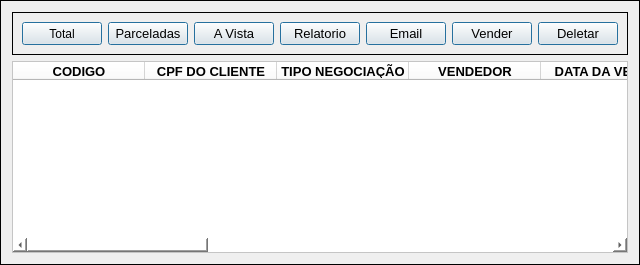
               <widget class="QFrame" name="frame_48">
                <property name="enabled">
                 <bool>true</bool>
                </property>
                <property name="styleSheet">
                 <string notr="true"/>
                </property>
                <property name="frameShape">
                 <enum>QFrame::Box</enum>
                </property>
                <property name="frameShadow">
                 <enum>QFrame::Plain</enum>
                </property>
                <layout class="QGridLayout" name="gridLayout_63">
                 <item row="0" column="0">
                  <widget class="QFrame" name="frame_50">
                   <property name="frameShape">
                    <enum>QFrame::Box</enum>
                   </property>
                   <property name="frameShadow">
                    <enum>QFrame::Plain</enum>
                   </property>
                   <layout class="QGridLayout" name="gridLayout_69">
                    <item row="0" column="0">
                     <widget class="QPushButton" name="pushButton_18">
                      <property name="maximumSize">
                       <size>
                        <width>82</width>
                        <height>70</height>
                       </size>
                      </property>
                      <property name="cursor">
                       <cursorShape>PointingHandCursor</cursorShape>
                      </property>
                      <property name="focusPolicy">
                       <enum>Qt::NoFocus</enum>
                      </property>
                      <property name="toolTip">
                       <string>Consultar vendas</string>
                      </property>
                      <property name="styleSheet">
                       <string notr="true"/>
                      </property>
                      <property name="text">
                       <string>Total</string>
                      </property>
                      <property name="icon">
                       <iconset>
                        <normaloff>../Imagens/lupa.ico</normaloff>../Imagens/lupa.ico</iconset>
                      </property>
                      <property name="iconSize">
                       <size>
                        <width>40</width>
                        <height>35</height>
                       </size>
                      </property>
                      <property name="autoDefault">
                       <bool>true</bool>
                      </property>
                      <property name="default">
                       <bool>true</bool>
                      </property>
                      <property name="flat">
                       <bool>false</bool>
                      </property>
                     </widget>
                    </item>
                    <item row="0" column="1">
                     <widget class="QPushButton" name="pushButton_19">
                      <property name="enabled">
                       <bool>true</bool>
                      </property>
                      <property name="maximumSize">
                       <size>
                        <width>82</width>
                        <height>70</height>
                       </size>
                      </property>
                      <property name="font">
                       <font>
                        <pointsize>10</pointsize>
                        <weight>50</weight>
                        <bold>false</bold>
                       </font>
                      </property>
                      <property name="cursor">
                       <cursorShape>PointingHandCursor</cursorShape>
                      </property>
                      <property name="focusPolicy">
                       <enum>Qt::NoFocus</enum>
                      </property>
                      <property name="toolTip">
                       <string>Vendas parceladas</string>
                      </property>
                      <property name="styleSheet">
                       <string notr="true"/>
                      </property>
                      <property name="text">
                       <string>Parceladas</string>
                      </property>
                      <property name="icon">
                       <iconset>
                        <normaloff>../Imagens/vendaparcelada.png</normaloff>../Imagens/vendaparcelada.png</iconset>
                      </property>
                      <property name="iconSize">
                       <size>
                        <width>92</width>
                        <height>30</height>
                       </size>
                      </property>
                      <property name="autoDefault">
                       <bool>true</bool>
                      </property>
                      <property name="default">
                       <bool>true</bool>
                      </property>
                      <property name="flat">
                       <bool>false</bool>
                      </property>
                     </widget>
                    </item>
                    <item row="0" column="2">
                     <widget class="QPushButton" name="pushButton_20">
                      <property name="maximumSize">
                       <size>
                        <width>82</width>
                        <height>70</height>
                       </size>
                      </property>
                      <property name="font">
                       <font>
                        <pointsize>10</pointsize>
                        <weight>50</weight>
                        <bold>false</bold>
                       </font>
                      </property>
                      <property name="cursor">
                       <cursorShape>PointingHandCursor</cursorShape>
                      </property>
                      <property name="focusPolicy">
                       <enum>Qt::NoFocus</enum>
                      </property>
                      <property name="toolTip">
                       <string>Vendas a vista</string>
                      </property>
                      <property name="styleSheet">
                       <string notr="true"/>
                      </property>
                      <property name="text">
                       <string>A Vista</string>
                      </property>
                      <property name="icon">
                       <iconset>
                        <normaloff>../Imagens/vendaavista.ico</normaloff>../Imagens/vendaavista.ico</iconset>
                      </property>
                      <property name="iconSize">
                       <size>
                        <width>30</width>
                        <height>64</height>
                       </size>
                      </property>
                      <property name="autoDefault">
                       <bool>true</bool>
                      </property>
                      <property name="default">
                       <bool>true</bool>
                      </property>
                      <property name="flat">
                       <bool>false</bool>
                      </property>
                     </widget>
                    </item>
                    <item row="0" column="3">
                     <widget class="QPushButton" name="geraexcel_4">
                      <property name="maximumSize">
                       <size>
                        <width>82</width>
                        <height>70</height>
                       </size>
                      </property>
                      <property name="font">
                       <font>
                        <pointsize>10</pointsize>
                        <weight>50</weight>
                        <bold>false</bold>
                       </font>
                      </property>
                      <property name="cursor">
                       <cursorShape>PointingHandCursor</cursorShape>
                      </property>
                      <property name="focusPolicy">
                       <enum>Qt::NoFocus</enum>
                      </property>
                      <property name="toolTip">
                       <string>Gerar relatorio de vendas</string>
                      </property>
                      <property name="styleSheet">
                       <string notr="true"/>
                      </property>
                      <property name="text">
                       <string>Relatorio</string>
                      </property>
                      <property name="icon">
                       <iconset>
                        <normaloff>../Imagens/excel.png</normaloff>../Imagens/excel.png</iconset>
                      </property>
                      <property name="iconSize">
                       <size>
                        <width>65</width>
                        <height>32</height>
                       </size>
                      </property>
                      <property name="shortcut">
                       <string/>
                      </property>
                      <property name="checkable">
                       <bool>false</bool>
                      </property>
                      <property name="checked">
                       <bool>false</bool>
                      </property>
                      <property name="autoDefault">
                       <bool>true</bool>
                      </property>
                      <property name="default">
                       <bool>true</bool>
                      </property>
                      <property name="flat">
                       <bool>false</bool>
                      </property>
                     </widget>
                    </item>
                    <item row="0" column="4">
                     <widget class="QPushButton" name="enviaemail_3">
                      <property name="maximumSize">
                       <size>
                        <width>82</width>
                        <height>70</height>
                       </size>
                      </property>
                      <property name="font">
                       <font>
                        <pointsize>10</pointsize>
                        <weight>50</weight>
                        <bold>false</bold>
                       </font>
                      </property>
                      <property name="cursor">
                       <cursorShape>PointingHandCursor</cursorShape>
                      </property>
                      <property name="focusPolicy">
                       <enum>Qt::NoFocus</enum>
                      </property>
                      <property name="toolTip">
                       <string>Enviar email</string>
                      </property>
                      <property name="styleSheet">
                       <string notr="true"/>
                      </property>
                      <property name="text">
                       <string>Email</string>
                      </property>
                      <property name="icon">
                       <iconset>
                        <normaloff>../Imagens/o-email.png</normaloff>../Imagens/o-email.png</iconset>
                      </property>
                      <property name="iconSize">
                       <size>
                        <width>37</width>
                        <height>50</height>
                       </size>
                      </property>
                      <property name="autoDefault">
                       <bool>true</bool>
                      </property>
                      <property name="default">
                       <bool>true</bool>
                      </property>
                      <property name="flat">
                       <bool>false</bool>
                      </property>
                     </widget>
                    </item>
                    <item row="0" column="5">
                     <widget class="QPushButton" name="realizarVendas_4">
                      <property name="maximumSize">
                       <size>
                        <width>82</width>
                        <height>70</height>
                       </size>
                      </property>
                      <property name="font">
                       <font>
                        <pointsize>10</pointsize>
                        <weight>50</weight>
                        <bold>false</bold>
                       </font>
                      </property>
                      <property name="cursor">
                       <cursorShape>PointingHandCursor</cursorShape>
                      </property>
                      <property name="focusPolicy">
                       <enum>Qt::NoFocus</enum>
                      </property>
                      <property name="toolTip">
                       <string>Enviar email</string>
                      </property>
                      <property name="styleSheet">
                       <string notr="true"/>
                      </property>
                      <property name="text">
                       <string>Vender</string>
                      </property>
                      <property name="icon">
                       <iconset>
                        <normaloff>../Imagens/carrinhodecompras.png</normaloff>../Imagens/carrinhodecompras.png</iconset>
                      </property>
                      <property name="iconSize">
                       <size>
                        <width>37</width>
                        <height>50</height>
                       </size>
                      </property>
                      <property name="autoDefault">
                       <bool>true</bool>
                      </property>
                      <property name="default">
                       <bool>true</bool>
                      </property>
                      <property name="flat">
                       <bool>false</bool>
                      </property>
                     </widget>
                    </item>
                    <item row="0" column="6">
                     <widget class="QPushButton" name="pushButton_21">
                      <property name="enabled">
                       <bool>true</bool>
                      </property>
                      <property name="maximumSize">
                       <size>
                        <width>82</width>
                        <height>70</height>
                       </size>
                      </property>
                      <property name="font">
                       <font>
                        <pointsize>10</pointsize>
                        <weight>50</weight>
                        <bold>false</bold>
                       </font>
                      </property>
                      <property name="cursor">
                       <cursorShape>PointingHandCursor</cursorShape>
                      </property>
                      <property name="focusPolicy">
                       <enum>Qt::NoFocus</enum>
                      </property>
                      <property name="toolTip">
                       <string>Dar baixa em vendas</string>
                      </property>
                      <property name="styleSheet">
                       <string notr="true"/>
                      </property>
                      <property name="text">
                       <string>Deletar</string>
                      </property>
                      <property name="icon">
                       <iconset>
                        <normaloff>../Imagens/fdelete_256.ico</normaloff>../Imagens/fdelete_256.ico</iconset>
                      </property>
                      <property name="iconSize">
                       <size>
                        <width>37</width>
                        <height>68</height>
                       </size>
                      </property>
                      <property name="autoDefault">
                       <bool>true</bool>
                      </property>
                      <property name="default">
                       <bool>true</bool>
                      </property>
                      <property name="flat">
                       <bool>false</bool>
                      </property>
                     </widget>
                    </item>
                   </layout>
                  </widget>
                 </item>
                 <item row="1" column="0">
                  <widget class="QTableWidget" name="tableWidget_5">
                   <property name="enabled">
                    <bool>true</bool>
                   </property>
                   <property name="font">
                    <font>
                     <family>Segoe UI</family>
                     <pointsize>10</pointsize>
                     <weight>50</weight>
                     <bold>false</bold>
                    </font>
                   </property>
                   <property name="styleSheet">
                    <string notr="true">background-color: rgb(85, 170, 255);
background-color: rgb(255, 255, 255);</string>
                   </property>
                   <property name="alternatingRowColors">
                    <bool>true</bool>
                   </property>
                   <property name="verticalScrollMode">
                    <enum>QAbstractItemView::ScrollPerPixel</enum>
                   </property>
                   <property name="horizontalScrollMode">
                    <enum>QAbstractItemView::ScrollPerPixel</enum>
                   </property>
                   <attribute name="horizontalHeaderMinimumSectionSize">
                    <number>35</number>
                   </attribute>
                   <attribute name="horizontalHeaderDefaultSectionSize">
                    <number>132</number>
                   </attribute>
                   <attribute name="verticalHeaderMinimumSectionSize">
                    <number>20</number>
                   </attribute>
                   <attribute name="verticalHeaderDefaultSectionSize">
                    <number>21</number>
                   </attribute>
                   <column>
                    <property name="text">
                     <string>CODIGO</string>
                    </property>
                    <property name="font">
                     <font>
                      <weight>75</weight>
                      <bold>true</bold>
                     </font>
                    </property>
                    <property name="background">
                     <color>
                      <red>85</red>
                      <green>170</green>
                      <blue>255</blue>
                     </color>
                    </property>
                   </column>
                   <column>
                    <property name="text">
                     <string>CPF DO CLIENTE</string>
                    </property>
                    <property name="font">
                     <font>
                      <weight>75</weight>
                      <bold>true</bold>
                     </font>
                    </property>
                    <property name="background">
                     <color>
                      <red>85</red>
                      <green>170</green>
                      <blue>255</blue>
                     </color>
                    </property>
                   </column>
                   <column>
                    <property name="text">
                     <string>TIPO NEGOCIAÇÃO</string>
                    </property>
                    <property name="font">
                     <font>
                      <weight>75</weight>
                      <bold>true</bold>
                     </font>
                    </property>
                    <property name="background">
                     <color>
                      <red>85</red>
                      <green>170</green>
                      <blue>255</blue>
                     </color>
                    </property>
                   </column>
                   <column>
                    <property name="text">
                     <string>VENDEDOR</string>
                    </property>
                    <property name="font">
                     <font>
                      <weight>75</weight>
                      <bold>true</bold>
                     </font>
                    </property>
                    <property name="background">
                     <color>
                      <red>85</red>
                      <green>170</green>
                      <blue>255</blue>
                     </color>
                    </property>
                   </column>
                   <column>
                    <property name="text">
                     <string>DATA DA VENDA</string>
                    </property>
                    <property name="font">
                     <font>
                      <weight>75</weight>
                      <bold>true</bold>
                     </font>
                    </property>
                    <property name="background">
                     <color>
                      <red>85</red>
                      <green>170</green>
                      <blue>255</blue>
                     </color>
                    </property>
                   </column>
                   <column>
                    <property name="text">
                     <string>VENCIMENTO</string>
                    </property>
                    <property name="font">
                     <font>
                      <weight>75</weight>
                      <bold>true</bold>
                     </font>
                    </property>
                    <property name="background">
                     <color>
                      <red>85</red>
                      <green>170</green>
                      <blue>255</blue>
                     </color>
                    </property>
                   </column>
                   <column>
                    <property name="text">
                     <string>NOME DO PRODUTO</string>
                    </property>
                    <property name="font">
                     <font>
                      <weight>75</weight>
                      <bold>true</bold>
                     </font>
                    </property>
                    <property name="background">
                     <color>
                      <red>85</red>
                      <green>170</green>
                      <blue>255</blue>
                     </color>
                    </property>
                   </column>
                   <column>
                    <property name="text">
                     <string>QUANTIDADE</string>
                    </property>
                    <property name="font">
                     <font>
                      <weight>75</weight>
                      <bold>true</bold>
                     </font>
                    </property>
                    <property name="background">
                     <color>
                      <red>85</red>
                      <green>170</green>
                      <blue>255</blue>
                     </color>
                    </property>
                   </column>
                   <column>
                    <property name="text">
                     <string>PREÇO</string>
                    </property>
                    <property name="font">
                     <font>
                      <weight>75</weight>
                      <bold>true</bold>
                     </font>
                    </property>
                    <property name="background">
                     <color>
                      <red>255</red>
                      <green>0</green>
                      <blue>0</blue>
                     </color>
                    </property>
                   </column>
                   <column>
                    <property name="text">
                     <string>DESCONTO</string>
                    </property>
                    <property name="font">
                     <font>
                      <weight>75</weight>
                      <bold>true</bold>
                     </font>
                    </property>
                    <property name="background">
                     <color>
                      <red>255</red>
                      <green>0</green>
                      <blue>0</blue>
                     </color>
                    </property>
                   </column>
                   <column>
                    <property name="text">
                     <string>VALOR TOTAL</string>
                    </property>
                    <property name="font">
                     <font>
                      <weight>75</weight>
                      <bold>true</bold>
                     </font>
                    </property>
                    <property name="background">
                     <color>
                      <red>85</red>
                      <green>170</green>
                      <blue>255</blue>
                     </color>
                    </property>
                   </column>
                   <column>
                    <property name="text">
                     <string>NATUREZA DA VENDA</string>
                    </property>
                    <property name="font">
                     <font>
                      <weight>75</weight>
                      <bold>true</bold>
                     </font>
                    </property>
                    <property name="background">
                     <color>
                      <red>85</red>
                      <green>170</green>
                      <blue>255</blue>
                     </color>
                    </property>
                   </column>
                   <column>
                    <property name="text">
                     <string>PERCELAS</string>
                    </property>
                    <property name="font">
                     <font>
                      <weight>75</weight>
                      <bold>true</bold>
                     </font>
                    </property>
                    <property name="background">
                     <color>
                      <red>85</red>
                      <green>170</green>
                      <blue>255</blue>
                     </color>
                    </property>
                   </column>
                   <column>
                    <property name="text">
                     <string>OBSERVAÇÃO</string>
                    </property>
                    <property name="font">
                     <font>
                      <weight>75</weight>
                      <bold>true</bold>
                     </font>
                    </property>
                    <property name="background">
                     <color>
                      <red>85</red>
                      <green>170</green>
                      <blue>255</blue>
                     </color>
                    </property>
                   </column>
                   <column>
                    <property name="text">
                     <string>ENTRADA E SAIDA</string>
                    </property>
                    <property name="font">
                     <font>
                      <weight>75</weight>
                      <bold>true</bold>
                     </font>
                    </property>
                    <property name="background">
                     <color>
                      <red>85</red>
                      <green>170</green>
                      <blue>255</blue>
                     </color>
                    </property>
                   </column>
                  </widget>
                 </item>
                </layout>
               </widget>
